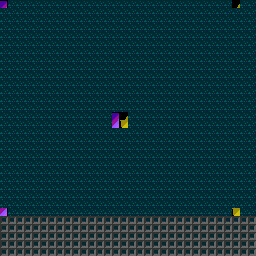

Rendered tile map (Tiled .tmx) drawn with the repository's tilesets; below, a short description and the full map source, tile grids included:
An orthogonal 32x32 tile map with 8x8 px tiles, 1 tile layer (Tile Layer 1).

<map version="1.5" tiledversion="1.7.2" orientation="orthogonal" renderorder="right-down" width="32" height="32" tilewidth="8" tileheight="8" infinite="0" nextlayerid="2" nextobjectid="1">
 <tileset firstgid="1" source="spritesheet.tsx" />
 <layer id="1" name="Tile Layer 1" width="32" height="32">
  <data encoding="csv">
12,32,32,32,32,32,32,32,32,32,32,32,32,32,32,32,32,32,32,32,32,32,32,32,32,32,32,32,32,13,32,32,
32,32,32,32,32,32,32,32,32,32,32,32,32,32,32,32,32,32,32,32,32,32,32,32,32,32,32,32,32,32,32,32,
32,32,32,32,32,32,32,32,32,32,32,32,32,32,32,32,32,32,32,32,32,32,32,32,32,32,32,32,32,32,32,32,
32,32,32,32,32,32,32,32,32,32,32,32,32,32,32,32,32,32,32,32,32,32,32,32,32,32,32,32,32,32,32,32,
32,32,32,32,32,32,32,32,32,32,32,32,32,32,32,32,32,32,32,32,32,32,32,32,32,32,32,32,32,32,32,32,
32,32,32,32,32,32,32,32,32,32,32,32,32,32,32,32,32,32,32,32,32,32,32,32,32,32,32,32,32,32,32,32,
32,32,32,32,32,32,32,32,32,32,32,32,32,32,32,32,32,32,32,32,32,32,32,32,32,32,32,32,32,32,32,32,
32,32,32,32,32,32,32,32,32,32,32,32,32,32,32,32,32,32,32,32,32,32,32,32,32,32,32,32,32,32,32,32,
32,32,32,32,32,32,32,32,32,32,32,32,32,32,32,32,32,32,32,32,32,32,32,32,32,32,32,32,32,32,32,32,
32,32,32,32,32,32,32,32,32,32,32,32,32,32,32,32,32,32,32,32,32,32,32,32,32,32,32,32,32,32,32,32,
32,32,32,32,32,32,32,32,32,32,32,32,32,32,32,32,32,32,32,32,32,32,32,32,32,32,32,32,32,32,32,32,
32,32,32,32,32,32,32,32,32,32,32,32,32,32,32,32,32,32,32,32,32,32,32,32,32,32,32,32,32,32,32,32,
32,32,32,32,32,32,32,32,32,32,32,32,32,32,32,32,32,32,32,32,32,32,32,32,32,32,32,32,32,32,32,32,
32,32,32,32,32,32,32,32,32,32,32,32,32,32,32,32,32,32,32,32,32,32,32,32,32,32,32,32,32,32,32,32,
32,32,32,32,32,32,32,32,32,32,32,32,32,32,12,13,32,32,32,32,32,32,32,32,32,32,32,32,32,32,32,32,
32,32,32,32,32,32,32,32,32,32,32,32,32,32,28,29,32,32,32,32,32,32,32,32,32,32,32,32,32,32,32,32,
32,32,32,32,32,32,32,32,32,32,32,32,32,32,32,32,32,32,32,32,32,32,32,32,32,32,32,32,32,32,32,32,
32,32,32,32,32,32,32,32,32,32,32,32,32,32,32,32,32,32,32,32,32,32,32,32,32,32,32,32,32,32,32,32,
32,32,32,32,32,32,32,32,32,32,32,32,32,32,32,32,32,32,32,32,32,32,32,32,32,32,32,32,32,32,32,32,
32,32,32,32,32,32,32,32,32,32,32,32,32,32,32,32,32,32,32,32,32,32,32,32,32,32,32,32,32,32,32,32,
32,32,32,32,32,32,32,32,32,32,32,32,32,32,32,32,32,32,32,32,32,32,32,32,32,32,32,32,32,32,32,32,
32,32,32,32,32,32,32,32,32,32,32,32,32,32,32,32,32,32,32,32,32,32,32,32,32,32,32,32,32,32,32,32,
32,32,32,32,32,32,32,32,32,32,32,32,32,32,32,32,32,32,32,32,32,32,32,32,32,32,32,32,32,32,32,32,
32,32,32,32,32,32,32,32,32,32,32,32,32,32,32,32,32,32,32,32,32,32,32,32,32,32,32,32,32,32,32,32,
32,32,32,32,32,32,32,32,32,32,32,32,32,32,32,32,32,32,32,32,32,32,32,32,32,32,32,32,32,32,32,32,
32,32,32,32,32,32,32,32,32,32,32,32,32,32,32,32,32,32,32,32,32,32,32,32,32,32,32,32,32,32,32,32,
28,32,32,32,32,32,32,32,32,32,32,32,32,32,32,32,32,32,32,32,32,32,32,32,32,32,32,32,32,29,32,32,
16,16,16,16,16,16,16,16,16,16,16,16,16,16,16,16,16,16,16,16,16,16,16,16,16,16,16,16,16,16,16,16,
16,16,16,16,16,16,16,16,16,16,16,16,16,16,16,16,16,16,16,16,16,16,16,16,16,16,16,16,16,16,16,16,
16,16,16,16,16,16,16,16,16,16,16,16,16,16,16,16,16,16,16,16,16,16,16,16,16,16,16,16,16,16,16,16,
16,16,16,16,16,16,16,16,16,16,16,16,16,16,16,16,16,16,16,16,16,16,16,16,16,16,16,16,16,16,16,16,
16,16,16,16,16,16,16,16,16,16,16,16,16,16,16,16,16,16,16,16,16,16,16,16,16,16,16,16,16,16,16,16
</data>
 </layer>
</map>